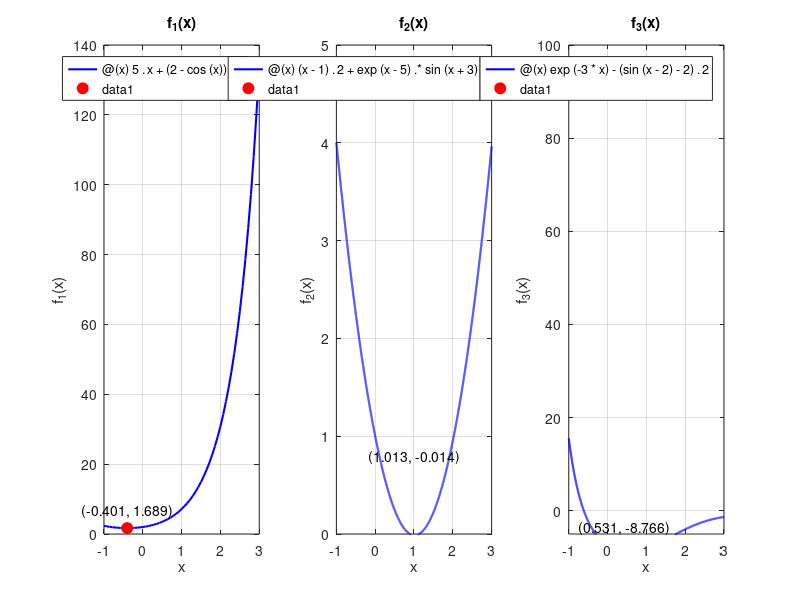

This figure's MATLAB source: (Note: this script raises an error after producing the figure.)
% Define functions and initial interval
f1 = @(x) 5.^x + (2 - cos(x)).^2;
f2 = @(x) (x - 1).^2 + exp(x - 5).*sin(x + 3);
f3 = @(x) exp(-3*x) - (sin(x - 2) - 2).^2;
a = -1;
b = 3;

% Plot the functions over the given interval and mark their minimum point
interval = [a, b];
x_min = [fminbnd(f1, interval(1), interval(2)), ...
         fminbnd(f2, interval(1), interval(2)), ...
         fminbnd(f3, interval(1), interval(2))];
y_min = [f1(x_min(1)), f2(x_min(2)), f3(x_min(3))];

figure;
subplot(1, 3, 1);
fplot(f1, interval, 'b-', 'LineWidth', 1.5);
hold on;
plot(x_min(1), y_min(1), 'ro', 'MarkerSize', 8, 'MarkerFaceColor', 'r');
ylim([0, max(ylim)]);
xlabel('x');
ylabel('f_1(x)');
title('f_1(x)');
grid on;
text(x_min(1), y_min(1) +5, sprintf('(%.3f, %.3f)', x_min(1), y_min(1)), ...
    'VerticalAlignment', 'middle', 'HorizontalAlignment', 'center');

subplot(1, 3, 2);
fplot(f2, interval, 'b-', 'LineWidth', 1.5);
hold on;
plot(x_min(2), y_min(2), 'ro', 'MarkerSize', 8, 'MarkerFaceColor', 'r');
ylim([0, max(ylim)]);
xlabel('x');
ylabel('f_2(x)');
title('f_2(x)');
grid on;
text(x_min(2), y_min(2) + 0.8, sprintf('(%.3f, %.3f)', x_min(2), y_min(2)), ...
    'VerticalAlignment', 'middle', 'HorizontalAlignment', 'center');

subplot(1, 3, 3);
fplot(f3, interval, 'b-', 'LineWidth', 1.5);
hold on;
plot(x_min(3), y_min(3), 'ro', 'MarkerSize', 8, 'MarkerFaceColor', 'r');
ylim([-5, 100]);
xlabel('x');
ylabel('f_3(x)');
title('f_3(x)');
grid on;
text(x_min(3) - 0.1, y_min(3) + 5, sprintf('(%.3f, %.3f)', x_min(3), y_min(3)), ...
    'VerticalAlignment', 'middle', 'HorizontalAlignment', 'center');

sgtitle('True minimum values of the functions f_1, f_2 and f_3 in [-1, 3]');
